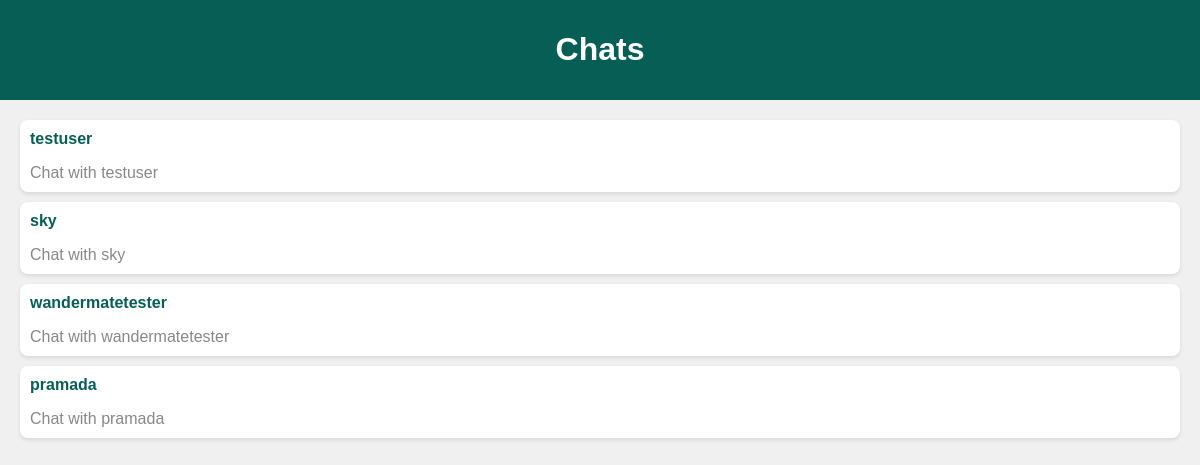
Page /chat/ (signed in) on the earlier database version.
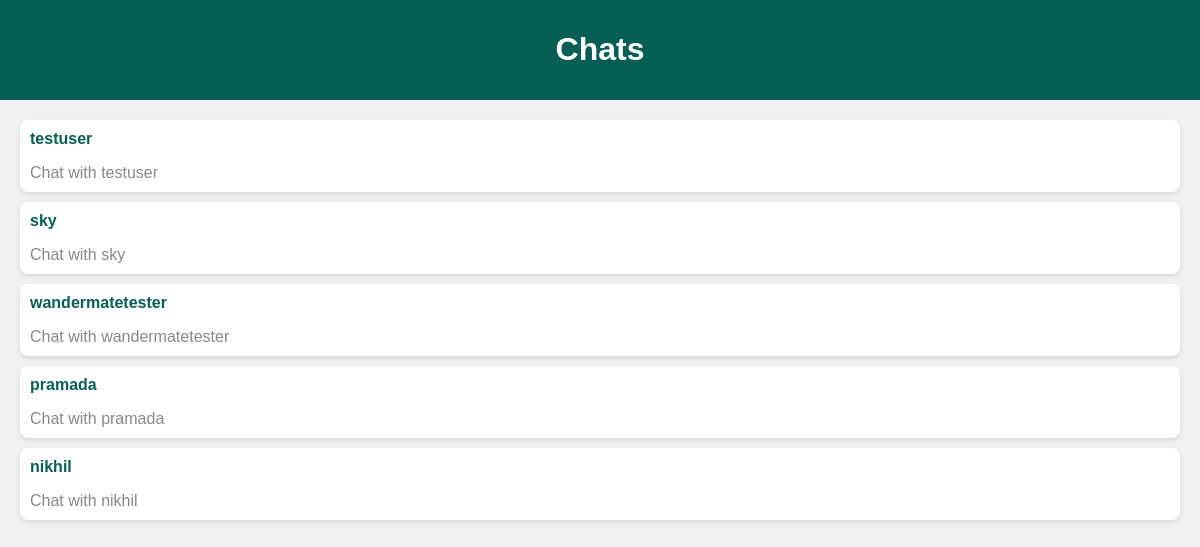
Same page on the later database version.
### core/models.py (models this page shows, shortened)
class FollowersCount(models.Model):
    follower = models.CharField(max_length = 100)
    user = models.CharField(max_length = 100)

### core/views.py (the view)
# urls.py: path('chat/', views.chat, name = "chat"),
@login_required(login_url='core:signinSignup')
def chat(request):
    user_name = request.user
    followers_list = FollowersCount.objects.filter(user = user_name)
    return render(request, 'chat.html', {'followers_list':followers_list})

### templates/chat.html (shortened to what this page needs)
<!DOCTYPE html>
<html lang="en">
<head>
</head>
<body>
    <div class="header">
        <h1>Chats</h1>
    </div>
    <ul class="chat-list">
        {% for follower in followers_list %}
        <li class="chat-item" href = "#">
            <a href = "{% url 'core:user_chat_room' follower.follower user.username %}" style = "text-decoration:none">
            <div class="chat-info">
                <div class="sender">{{follower.follower}}</div>
                <div class="last-message">Chat with {{follower.follower}}</div>
            </div>
            </a>
        </li>
        {% endfor %}
    </ul>
</body>
</html>

Differences in the rows shown:
added FollowersCount: follower "nikhil"
